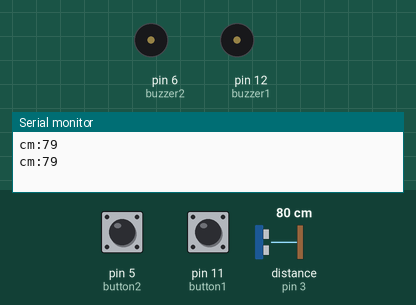
Recording of a sketch running on a simulated Arduino Uno, built with avr-gcc and run on an emulated ATmega328P. Parts: buzzer (waves = sounding, pin HIGH), the last lines printed to the serial monitor. Wiring (inferred from the names in the program): ultrasonic range finder: trigger pin 2; echo pin 3. The inputs (shaded band) are chosen by the test bench; at power-on: pin 11 (button1) HIGH, pin 5 (button2) HIGH, distance to the obstacle (sensor on pin 3) 80 cm. The echo pulse lasts 58.3 µs per cm; pins used as bus, display or sensor lines are not drawn.

Above: at 1.3 s.
1.4 s: pin 11 (button1) pulled LOW for 1 s
At 1.8 s:
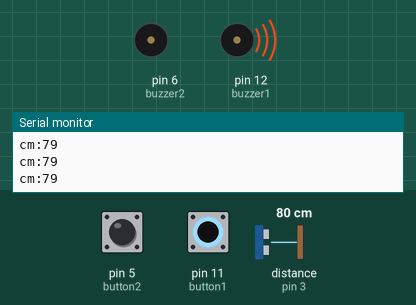
5.7 s: pin 5 (button2) pulled LOW for 1 s
At 6.4 s:
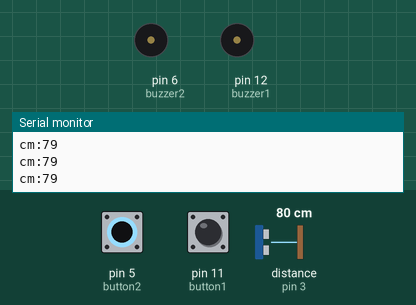
9.8 s: distance to the obstacle (sensor on pin 3) set to 34 cm
At 10.23 s:
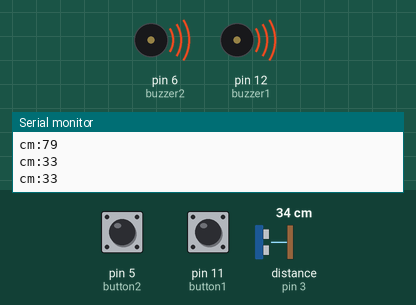
13.3 s: distance to the obstacle (sensor on pin 3) set to 29 cm
At 14.5 s:
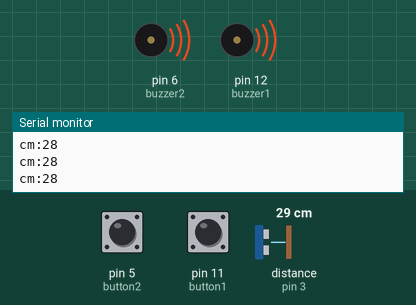
14.8 s: distance to the obstacle (sensor on pin 3) set to 250 cm
At 15.8 s:
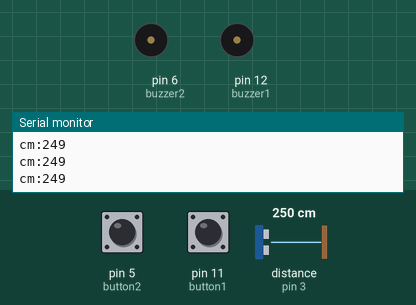
16.3 s: distance to the obstacle (sensor on pin 3) set to 107 cm
17.8 s: distance to the obstacle (sensor on pin 3) set to 97 cm
At 18.6 s:
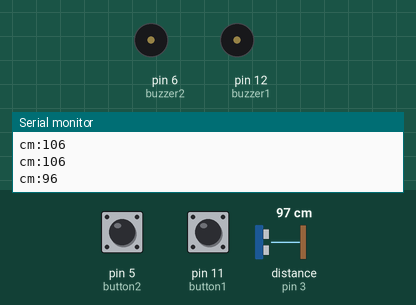
Timing chart, 0 to 22.5 s (numbered marks = the images above; inputs shaded):
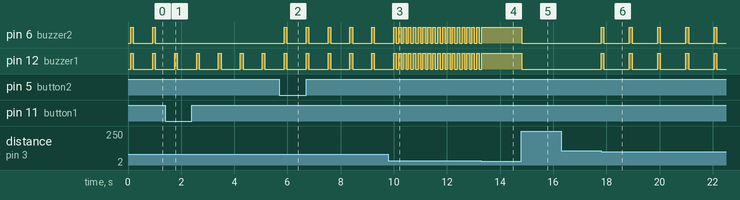

The sketch:

Third_Eye_for_The_Blind_Person_ArduinoC.ino
```cpp
#define button1 11 // this button use for only buzzer1 mode
#define button2 5 // this button use for buzzer1 & buzzer2 mode

#define buzzer1 12 // this pin use for buzzer1
#define buzzer2  6 // this pin use for buzzer2

#define echopin 3 // echo pin
#define trigpin 2 // Trigger pin

int alarm1=1, alarm2=1;
int cm; // Duration used to calculate distance


void setup(){ // put your setup code here, to run once
Serial.begin(9600);// initialize serial communication at 9600 bits per second:

pinMode(button1, INPUT_PULLUP);
pinMode(button2, INPUT_PULLUP);

pinMode(buzzer1, OUTPUT); //declare buzzer1 as output
pinMode(buzzer2, OUTPUT); //declare buzzer2 as output

pinMode(trigpin, OUTPUT); // declare ultrasonic sensor Echo pin as input
pinMode(echopin, INPUT);  // declare ultrasonic sensor Trigger pin as Output

delay(100);
}

void loop(){

if(digitalRead(button1)==0) alarm1=1, alarm2=0; //only buzzer1 mode
if(digitalRead(button2)==0) alarm1=1, alarm2=1; //buzzer1 & buzzer2 mode

digitalWrite(trigpin, LOW);
delayMicroseconds(2);
digitalWrite(trigpin, HIGH);
delayMicroseconds(10);
digitalWrite(trigpin, LOW);


// Measure the response from the HC-SR04 Echo Pin
long ultra_time = pulseIn (echopin, HIGH);
  // Determine distance from duration
  // Use 343 metres per second as speed of sound
cm =  (ultra_time/ 2)*0.0343; ;

Serial.print("cm:");Serial.println(cm);

if(cm>=30 && cm<=100){
int d = map(cm, 30, 100, 30, 1000);
if(alarm1==1)digitalWrite(buzzer1, HIGH);   // Turn on Buzzer1
if(alarm2==1)digitalWrite(buzzer2, HIGH); // Turn on Buzzer2
delay(100);
digitalWrite(buzzer1, LOW); // Turn off Buzzer1
digitalWrite(buzzer2, LOW);  // Turn off Buzzer2
delay(d);
}
if(cm<30){
if(alarm1==1)digitalWrite(buzzer1, HIGH);   // Turn on Buzzer
if(alarm2==1)digitalWrite(buzzer2, HIGH); // Turn on Vibrator
}


if(cm>170){
digitalWrite(buzzer1, LOW); // Turn off Buzzer 1
digitalWrite(buzzer2, LOW);  // Turn off buzzer2
}

delay(10);
}
```

Measured:
- the behaviour switches between 31 and 30 cm on distance to the obstacle (sensor on pin 3) (found by bisection; images 3 and 4)
- the behaviour switches between 102 and 101 cm on distance to the obstacle (sensor on pin 3) (found by bisection; images 5 and 6)
- after the input at 1.4 s, pin 6 (buzzer2): stops changing and stays LOW
- after the input at 5.7 s, pin 6 (buzzer2): alternates HIGH for 0.10 s and LOW for 0.72 s, starting after 0.18 s
- after the input at 9.8 s, pin 6 (buzzer2), pin 12 (buzzer1): alternates HIGH for 0.10 s and LOW for 0.08 s, starting after 0.38 s
- after the input at 13.3 s, pin 6 (buzzer2), pin 12 (buzzer1): goes on until 13.3 s, then stays HIGH
- after the input at 14.8 s, pin 6 (buzzer2), pin 12 (buzzer1): HIGH → LOW at once
- after the input at 17.8 s, pin 6 (buzzer2), pin 12 (buzzer1): alternates HIGH for 0.10 s and LOW for 0.96 s, starting at once
